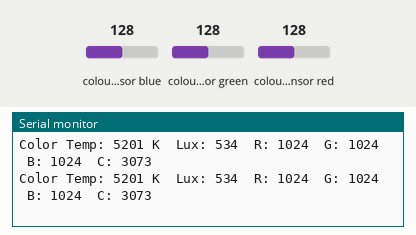
The sketch below on a simulated Arduino Uno, built with avr-gcc and run on an emulated ATmega328P. On the bench: the last lines printed to the serial monitor. The test bench sets the inputs (shaded band); at power-on: colour sensor blue 128, colour sensor green 128, colour sensor red 128.

Above: at 1.2 s.
1.3 s: colour sensor blue set to 5
At 1.31 s:
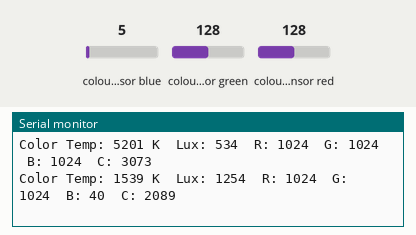
2.8 s: colour sensor green set to 5
At 2.82 s:
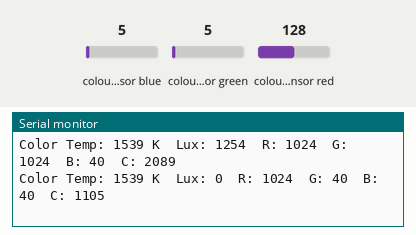
4.3 s: colour sensor red set to 5
At 4.33 s:
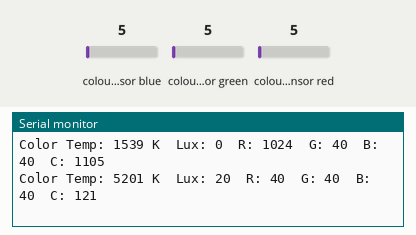
Timing chart, 0 to 7.3 s (numbered marks = the images above; inputs shaded):
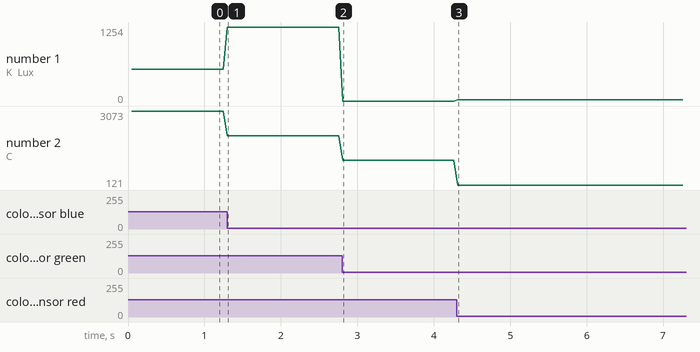

Measured:
- after the input at 1.3 s, the serial monitor: prints a new line at once (image 1)
- after the input at 2.8 s, the serial monitor: prints a new line at once (image 2)
- after the input at 4.3 s, the serial monitor: prints a new line at once (image 3)
- plotted number 1: 534 → 1254 after the input at 1.3 s, 1254 → 0 after the input at 2.8 s, 0 → 20 after the input at 4.3 s
- plotted number 2: 3073 → 2089 after the input at 1.3 s, 2089 → 1105 after the input at 2.8 s, 1105 → 121 after the input at 4.3 s

The sketch:

sketch_U009.ino
```cpp
// Farben-Sensor mit TCS34725 Chip
// https://docs.m5stack.com/en/unit/COLOR
// https://github.com/adafruit/Adafruit_TCS34725

//-------------------------------------------------------------------
#include "Adafruit_TCS34725.h"

//-------------------------------------------------------------------
/* Initialise with default values (int time = 2.4ms, gain = 1x) */
// Adafruit_TCS34725 tcs = Adafruit_TCS34725();

/* Initialise with specific int time and gain values */
Adafruit_TCS34725 tcs = Adafruit_TCS34725(TCS34725_INTEGRATIONTIME_614MS, TCS34725_GAIN_1X);

//-------------------------------------------------------------------
void setup(void)
{
  Serial.begin(115200);

  if (tcs.begin() == false) {
    while (1) {
      Serial.println("Kein Farben-Sensor gefunden...");
    }
  }
}

//-------------------------------------------------------------------
void loop(void)
{
  uint16_t r, g, b, c, colorTemp, lux;

  tcs.getRawData(&r, &g, &b, &c);

  // colorTemp = tcs.calculateColorTemperature(r, g, b);
  colorTemp = tcs.calculateColorTemperature_dn40(r, g, b, c);

  lux = tcs.calculateLux(r, g, b);

  Serial.print("Color Temp: ");
  Serial.print(colorTemp);
  Serial.print(" K\t");

  Serial.print("Lux: ");
  Serial.print(lux);
  Serial.print("\t");

  Serial.print("R: ");
  Serial.print(r);
  Serial.print("\t");

  Serial.print("G: ");
  Serial.print(g);
  Serial.print("\t");

  Serial.print("B: ");
  Serial.print(b);
  Serial.print("\t");

  Serial.print("C: ");
  Serial.print(c);
  Serial.println("");

  //delay(100);
}
```
